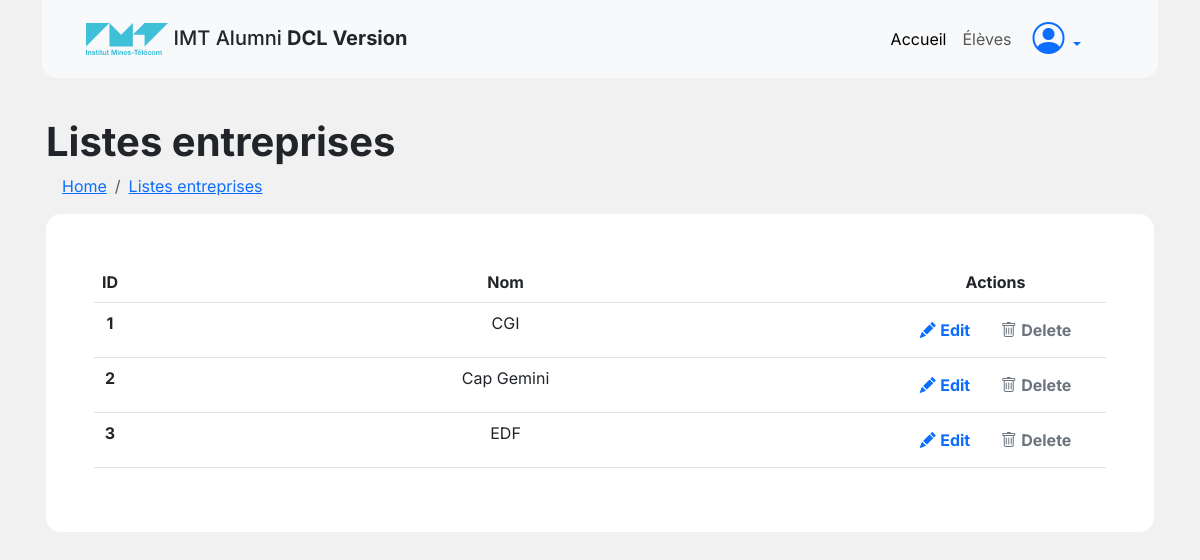
Screenshot of /admin/companies/list with the database file from the repository.
### database/models.py (models this page shows)
class Organisation(db.Model):
    __tablename__ = "Organisation"
    id = db.Column(db.Integer, primary_key=True)
    name = db.Column(db.Text)

### app.py (the view)
@app.route('/admin/companies/list')
def list_company():
    companies = Organisation.query.all()
    return render_template("listEnterprises.html.jinja2", companies=companies)

### templates/listEnterprises.html.jinja2 (shortened to what this page needs)
{% extends "layout.html.jinja2" %}
{% block body %}
<div class="container p-3">
    <h1 class="text-dark"><strong>Listes entreprises</strong></h1>
     <nav aria-label="breadcrumb" class="main-breadcrumb mx-3">
        <ol class="breadcrumb">
          <li class="breadcrumb-item"><a href="./">Home</a></li>
          <li class="breadcrumb-item"><a href="javascript:void(0)">Listes entreprises</a></li>
        </ol>
      </nav>
    <div class="card p-5" style="border: none; border-radius: 15px;">
            <table class="table table-hover text-center">
                <thead>
                    <tr>
                        <th style="width:3%">ID</th>
                        <th style="width:75%">Nom</th>
                        <th class="text-center">Actions</th>
                    </tr>
                </thead>
                <tbody>
                    {% for company in companies %}
                    <tr>
                        <th scope="row">{{ company.id }}</th>
                        <td id="label_name-{{ company.id }}">{{ company.name }}</td>
                        <td>
                            <a id="edit_btn-{{ company.id }}"  class="btn btn-white btn-md btn-block text-primary" onclick="enableEdit('{% set iid = company.id | string() %}{{ iid }}', '{% set nameCompany = company.name | string() %}{{ nameCompany }}')" >
                                <i class="bi bi-pencil-fill"></i>
                                <strong>Edit</strong>
                            </a>
                            <a id="delete_btn-{{ company.id }}"  class="btn btn-white btn-md btn-block text-secondary" >
                                <i class="bi bi-trash"></i>
                                <strong>Delete</strong>
                            </a>
                            <a id="save_btn-{{ company.id }}" class="btn btn-white btn-md btn-block text-success hidden" onclick="saveChanges('{% set iid = company.id | string() %}{{ iid }}')" >
                            </a>
                            <a id="discardEdit_btn-{{ company.id }}" class="btn btn-white btn-md btn-block text-secondary hidden"
                                onclick="saveChanges('{% set iid = company.id | string() %}{{ iid }}')">
                            </a>
                        </td>
                    </tr>
                    {% endfor %}
                </tbody>
            </table>
        </div>
    </div>
{% endblock %}

### static/css/style.css (style rules this page uses)
html body { font-family: 'Inter', sans-serif !important; color: #2b2b2b !important; }
.card { transition: all 0.2s ease; border-radius: 17px; }

### rows the page displays
Organisation: id "1", name "CGI"
Organisation: id "2", name "Cap Gemini"
Organisation: id "3", name "EDF"
